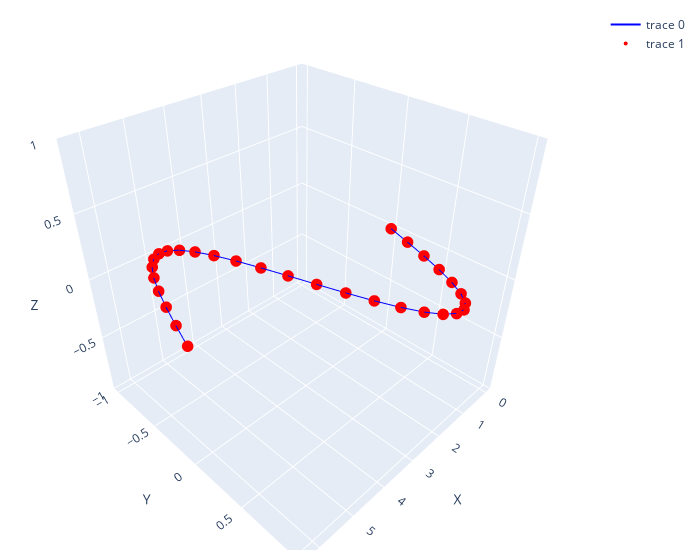

Write notebook code for a chart like this one.
### Code cell
x_line2, y_line2, z_line2, edges_line2 = generate_sine_points_and_edges(30)
visualize_points_and_edges(x_line2, y_line2, z_line2, edges_line2)

### Figure 1 — Plotly figure (JSON) as saved in the notebook; plotly's stock layout.template omitted (floating-point values rounded to 4 significant figures)
{"data": [{"line": {"color": "blue", "width": 2}, "mode": "lines", "type": "scatter3d", "x": [0, 0.2167, null, 0.2167, 0.4333, null, 0.4333, 0.65, null, 0.65, 0.8666, null, 0.8666, 1.083, null, 1.083, 1.3, null, 1.3, 1.517, null, 1.517, 1.733, null, 1.733, 1.95, null, 1.95, 2.167, null, 2.167, 2.383, null, 2.383, 2.6, null, 2.6, 2.817, null, 2.817, 3.033, null, 3.033, 3.25, null, 3.25, 3.467, null, 3.467, 3.683, null, 3.683, 3.9, null, 3.9, 4.117, null, 4.117, 4.333, null, 4.333, 4.55, null, 4.55, 4.767, null, 4.767, 4.983, null, 4.983, 5.2, null, 5.2, 5.417, null, 5.417, 5.633, null, 5.633, 5.85, null, 5.85, 6.067, null, 6.067, 6.283, null], "y": [0, 0.215, null, 0.215, 0.4199, null, 0.4199, 0.6052, null, 0.6052, 0.7622, null, 0.7622, 0.8835, null, 0.8835, 0.9635, null, 0.9635, 0.9985, null, 0.9985, 0.9868, null, 0.9868, 0.929, null, 0.929, 0.8277, null, 0.8277, 0.6877, null, 0.6877, 0.5156, null, 0.5156, 0.3193, null, 0.3193, 0.1081, null, 0.1081, -0.1081, null, -0.1081, -0.3193, null, -0.3193, -0.5156, null, -0.5156, -0.6877, null, -0.6877, -0.8277, null, -0.8277, -0.929, null, -0.929, -0.9868, null, -0.9868, -0.9985, null, -0.9985, -0.9635, null, -0.9635, -0.8835, null, -0.8835, -0.7622, null, -0.7622, -0.6052, null, -0.6052, -0.4199, null, -0.4199, -0.215, null, -0.215, -2.449e-16, null], "z": [0, 0, null, 0, 0, null, 0, 0, null, 0, 0, null, 0, 0, null, 0, 0, null, 0, 0, null, 0, 0, null, 0, 0, null, 0, 0, null, 0, 0, null, 0, 0, null, 0, 0, null, 0, 0, null, 0, 0, null, 0, 0, null, 0, 0, null, 0, 0, null, 0, 0, null, 0, 0, null, 0, 0, null, 0, 0, null, 0, 0, null, 0, 0, null, 0, 0, null, 0, 0, null, 0, 0, null, 0, 0, null, 0, 0, null]}, {"marker": {"color": "red", "size": 4}, "mode": "markers", "type": "scatter3d", "x": [0, 0.2167, 0.4333, 0.65, 0.8666, 1.083, 1.3, 1.517, 1.733, 1.95, 2.167, 2.383, 2.6, 2.817, 3.033, 3.25, 3.467, 3.683, 3.9, 4.117, 4.333, 4.55, 4.767, 4.983, 5.2, 5.417, 5.633, 5.85, 6.067, 6.283], "y": [0, 0.215, 0.4199, 0.6052, 0.7622, 0.8835, 0.9635, 0.9985, 0.9868, 0.929, 0.8277, 0.6877, 0.5156, 0.3193, 0.1081, -0.1081, -0.3193, -0.5156, -0.6877, -0.8277, -0.929, -0.9868, -0.9985, -0.9635, -0.8835, -0.7622, -0.6052, -0.4199, -0.215, -2.449e-16], "z": [0, 0, 0, 0, 0, 0, 0, 0, 0, 0, 0, 0, 0, 0, 0, 0, 0, 0, 0, 0, 0, 0, 0, 0, 0, 0, 0, 0, 0, 0]}], "layout": {"margin": {"b": 10, "l": 10, "r": 20, "t": 10}, "scene": {"xaxis": {"title": {"text": "X"}}, "yaxis": {"title": {"text": "Y"}}, "zaxis": {"title": {"text": "Z"}}}, "width": 700}}
